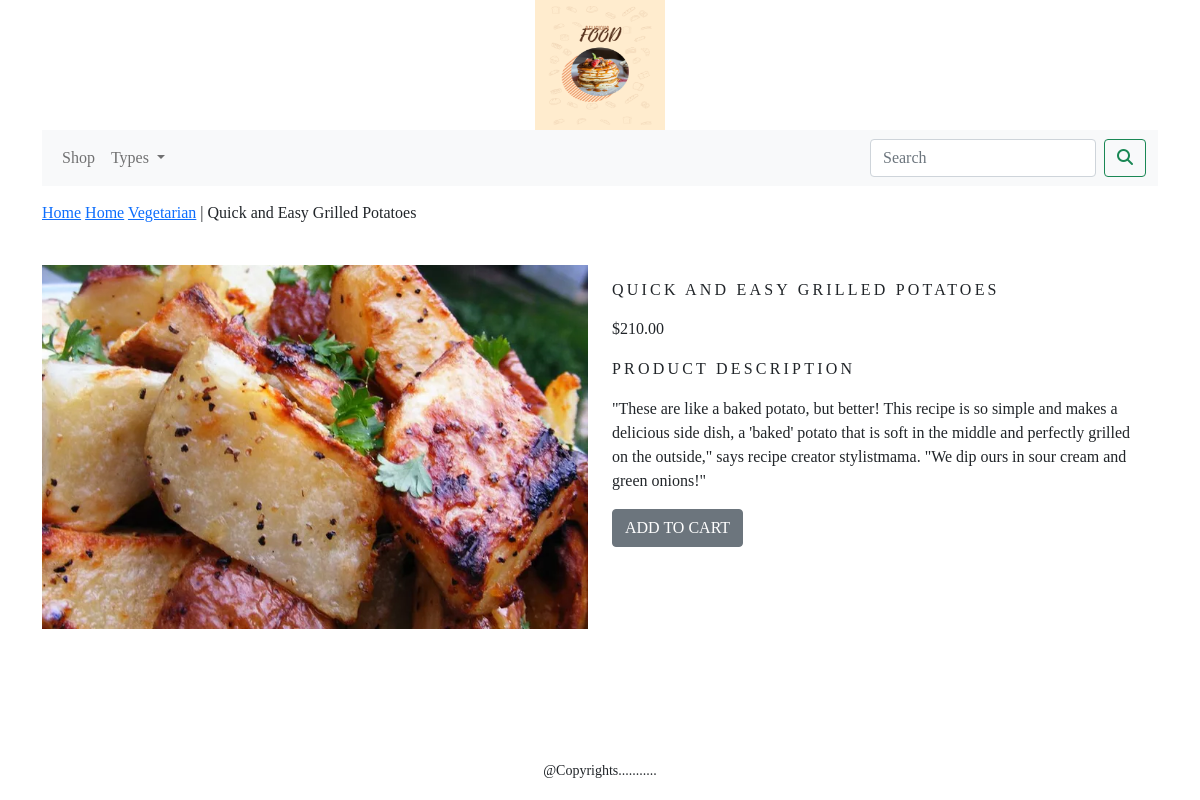
Page /shop/vegetarian/quick-and-easy-grilled-potatoes/ on the committed database.
### shop/models.py (models this page shows, shortened)
class Product(models.Model):
    name = models.CharField(max_length=250, unique=True)
    slug = models.SlugField(max_length=250, unique=True)
    description = models.TextField(blank=True)
    image = models.ImageField(upload_to='product', blank=True)
    price = models.DecimalField(max_digits=10, decimal_places=2)
    category = models.ForeignKey(Category, on_delete=models.CASCADE)
    stock = models.IntegerField()
    available = models.BooleanField(default=True)
    created = models.DateTimeField(auto_now_add=True)
    updated = models.DateTimeField(auto_now=True)
    class Meta:
        ordering = ('name',)
        verbose_name = 'product'
        verbose_name_plural = 'products'

class Category(models.Model):
    name = models.CharField(max_length=250, unique=True)
    slug = models.SlugField(max_length=250, unique=True)
    description = models.TextField(blank=True)
    image = models.ImageField(upload_to='category', blank=True)
    class Meta:
        ordering = ('name',)
        verbose_name = 'category'
        verbose_name_plural = 'categories'
    def get_url(self):
        return reverse('shop:products_by_category', args=[self.slug])
    def __str__(self):
        return '{}'.format(self.name)

### shop/views.py (the view)
# urls.py: path('<slug:c_slug>/<slug:product_slug>/', views.proDetail, name='prodCatdetail'),
def proDetail(request,c_slug,product_slug):
    try:
        product=Product.objects.get(category__slug=c_slug,slug=product_slug)
    except Exception as e:
        raise e
    return render(request,'product.html',{'product':product})

### cart/context_processors.py (called while the page is built)
def counter(request):
    item_count=0
    if 'admin' in request.path:
        return {}
    else:
        try:
            cart=Cart.objects.filter(cart_id=_cart_id(request))
            car_items=CartItem.objects.all().filter(cart=cart[:1])
            for cart_item in car_items:
                item_count += cart_item.quantity
        except Cart.DoesNotExist:
            item_count=0
    return dict(item_count=item_count)

### cart/views.py (called while the page is built)
def _cart_id(request):
    cart = request.session.session_key
    if not cart:
        cart = request.session.create()
    return cart

### shop/context_processors.py (called while the page is built)
def menu_links(request):
    links=Category.objects.all()
    return dict(links=links)

### templates/product.html (shortened to what this page needs)
{% extends 'base.html' %}
{% load static %}
{% block content %}
    <div class="row my_prod_new_class">
        <div class="mx_auto">
            <p>
                <a href="{% url 'shop:allProdCat' %}">Home</a>
                <a href="{% url 'shop:products_by_category' c_slug=product.category.slug %}">Home</a>
                <a href="{{ product.category.get_url }}">{{ product.category }}</a> | {{ product.name }}
            </p>
        </div>
        <div class="container">
            <br>
            <div class="row">
                <div class="col-11 col-sm-12 col-md-12 col-lg-6 text-center">
                    <div style="min-width: 18rem;">
                        <img src="{{ product.image.url }}" alt="{{ product.name }}" style="width: 100%; height: auto;">
                    </div>
                </div>
                <div class="col-12 col-sm-12 col-md-11 col-lg-6">
                    <div>
                        <h1 class="my_prod_title">{{ product.name }}</h1>
                        <p>${{ product.price }}</p>
                        <p class="my_title">PRODUCT DESCRIPTION</p>
                        <p class="text-justify my_prod_text">{{ product.description }}</p>
                        {% if product.stock <= 0 %}
                            <p class="text-justify my_prod_text"><b>OUT OF STOCK</b></p>
                        {% else %}
                            <a class="btn btn-secondary" href="{% url 'cart:add_cart' product.id %}">ADD TO CART</a>
                        {% endif %}
                    </div>
                </div>
            </div>
        </div>
    </div>
{% endblock %}

### static/css/custom.css (style rules this page uses)
body { font-family: 'Playfair Display', serif; }
.my_title { font-size: 16px; text-transform: uppercase; letter-spacing: .2em; }
.my_prod_new_class { padding-top: 15px; padding-bottom:20px; }
.my_prod_new_class .mx_auto { color:#000 font-size:12px; text-decoration:none; }
.my_prod_title { font-size:16px; text-transform:uppercase; letter-spacing: .2em; padding-top:15px; padding-bottom:10px; }
.my_prod_text { padding-right:20px; }

### rows in the picture
Product: category "Vegetarian", name "Quick and Easy Grilled Potatoes", image (picture), name "QUICK AND EASY GRILLED POTATOES", price "210.00", description "\"These are like a baked potato, but better! This recipe is so simple and makes a delicious side dish, a 'baked' potato that is soft in the middle and perfectly grilled on the outside,\" says recipe creator stylistmama. \"We dip ours in sour cream and green onions!\""
